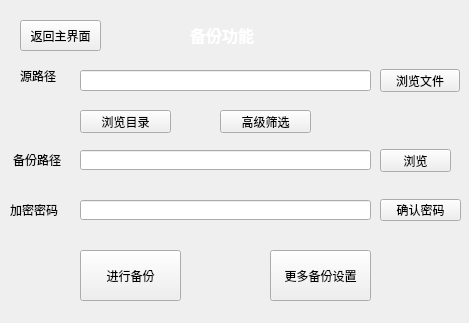
<?xml version="1.0" encoding="UTF-8"?>
<ui version="4.0">
 <class>backup</class>
 <widget class="QWidget" name="backup">
  <property name="geometry">
   <rect>
    <x>0</x>
    <y>0</y>
    <width>469</width>
    <height>323</height>
   </rect>
  </property>
  <property name="windowTitle">
   <string>备份</string>
  </property>
  <widget class="QPushButton" name="res_button">
   <property name="geometry">
    <rect>
     <x>380</x>
     <y>69</y>
     <width>80</width>
     <height>23</height>
    </rect>
   </property>
   <property name="text">
    <string>浏览文件</string>
   </property>
  </widget>
  <widget class="QLineEdit" name="origin_res">
   <property name="geometry">
    <rect>
     <x>80</x>
     <y>70</y>
     <width>291</width>
     <height>21</height>
    </rect>
   </property>
  </widget>
  <widget class="QLineEdit" name="bu_res">
   <property name="geometry">
    <rect>
     <x>80</x>
     <y>150</y>
     <width>291</width>
     <height>20</height>
    </rect>
   </property>
  </widget>
  <widget class="QLabel" name="res_label">
   <property name="geometry">
    <rect>
     <x>20</x>
     <y>70</y>
     <width>54</width>
     <height>12</height>
    </rect>
   </property>
   <property name="text">
    <string>源路径</string>
   </property>
  </widget>
  <widget class="QLabel" name="bu_label">
   <property name="geometry">
    <rect>
     <x>13</x>
     <y>150</y>
     <width>61</width>
     <height>20</height>
    </rect>
   </property>
   <property name="text">
    <string>备份路径</string>
   </property>
  </widget>
  <widget class="QLabel" name="title">
   <property name="geometry">
    <rect>
     <x>190</x>
     <y>20</y>
     <width>131</width>
     <height>31</height>
    </rect>
   </property>
   <property name="styleSheet">
    <string notr="true"/>
   </property>
   <property name="text">
    <string>&lt;html&gt;&lt;head/&gt;&lt;body&gt;&lt;p&gt;&lt;span style=&quot; font-size:12pt; font-weight:700; color:#ffffff;&quot;&gt;备份功能&lt;/span&gt;&lt;/p&gt;&lt;/body&gt;&lt;/html&gt;</string>
   </property>
  </widget>
  <widget class="QPushButton" name="bu_button">
   <property name="geometry">
    <rect>
     <x>380</x>
     <y>149</y>
     <width>71</width>
     <height>23</height>
    </rect>
   </property>
   <property name="text">
    <string>浏览</string>
   </property>
  </widget>
  <widget class="QPushButton" name="bu">
   <property name="geometry">
    <rect>
     <x>80</x>
     <y>250</y>
     <width>101</width>
     <height>51</height>
    </rect>
   </property>
   <property name="text">
    <string>进行备份</string>
   </property>
  </widget>
  <widget class="QLabel" name="label">
   <property name="geometry">
    <rect>
     <x>0</x>
     <y>0</y>
     <width>469</width>
     <height>323</height>
    </rect>
   </property>
   <property name="styleSheet">
    <string notr="true">border-image: url(:/new/prefix1/1.png);</string>
   </property>
   <property name="text">
    <string/>
   </property>
  </widget>
  <widget class="QPushButton" name="return_main">
   <property name="geometry">
    <rect>
     <x>20</x>
     <y>20</y>
     <width>81</width>
     <height>31</height>
    </rect>
   </property>
   <property name="text">
    <string>返回主界面</string>
   </property>
  </widget>
  <widget class="QPushButton" name="directory_button">
   <property name="geometry">
    <rect>
     <x>80</x>
     <y>110</y>
     <width>91</width>
     <height>23</height>
    </rect>
   </property>
   <property name="text">
    <string>浏览目录</string>
   </property>
  </widget>
  <widget class="QPushButton" name="pwd_button">
   <property name="geometry">
    <rect>
     <x>380</x>
     <y>199</y>
     <width>81</width>
     <height>22</height>
    </rect>
   </property>
   <property name="text">
    <string>确认密码</string>
   </property>
  </widget>
  <widget class="QLabel" name="password_label">
   <property name="geometry">
    <rect>
     <x>10</x>
     <y>200</y>
     <width>61</width>
     <height>20</height>
    </rect>
   </property>
   <property name="text">
    <string>加密密码</string>
   </property>
  </widget>
  <widget class="QLineEdit" name="password">
   <property name="geometry">
    <rect>
     <x>80</x>
     <y>200</y>
     <width>291</width>
     <height>20</height>
    </rect>
   </property>
  </widget>
  <widget class="QPushButton" name="extra_button">
   <property name="geometry">
    <rect>
     <x>270</x>
     <y>250</y>
     <width>101</width>
     <height>51</height>
    </rect>
   </property>
   <property name="text">
    <string>更多备份设置</string>
   </property>
  </widget>
  <widget class="QPushButton" name="fileFilter_button">
   <property name="geometry">
    <rect>
     <x>220</x>
     <y>110</y>
     <width>91</width>
     <height>23</height>
    </rect>
   </property>
   <property name="text">
    <string>高级筛选</string>
   </property>
  </widget>
  <zorder>label</zorder>
  <zorder>res_button</zorder>
  <zorder>origin_res</zorder>
  <zorder>bu_res</zorder>
  <zorder>res_label</zorder>
  <zorder>bu_label</zorder>
  <zorder>title</zorder>
  <zorder>bu_button</zorder>
  <zorder>bu</zorder>
  <zorder>return_main</zorder>
  <zorder>directory_button</zorder>
  <zorder>pwd_button</zorder>
  <zorder>password_label</zorder>
  <zorder>password</zorder>
  <zorder>extra_button</zorder>
  <zorder>fileFilter_button</zorder>
 </widget>
 <resources/>
 <connections/>
</ui>
